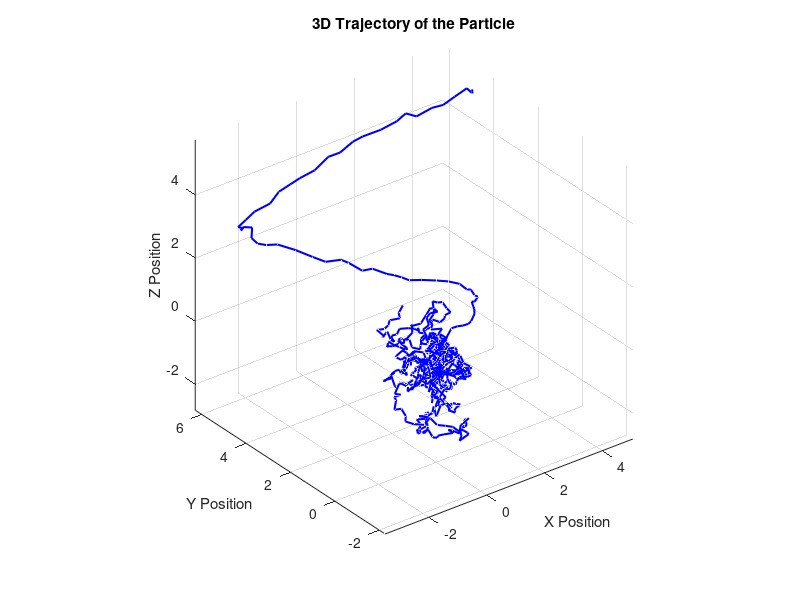
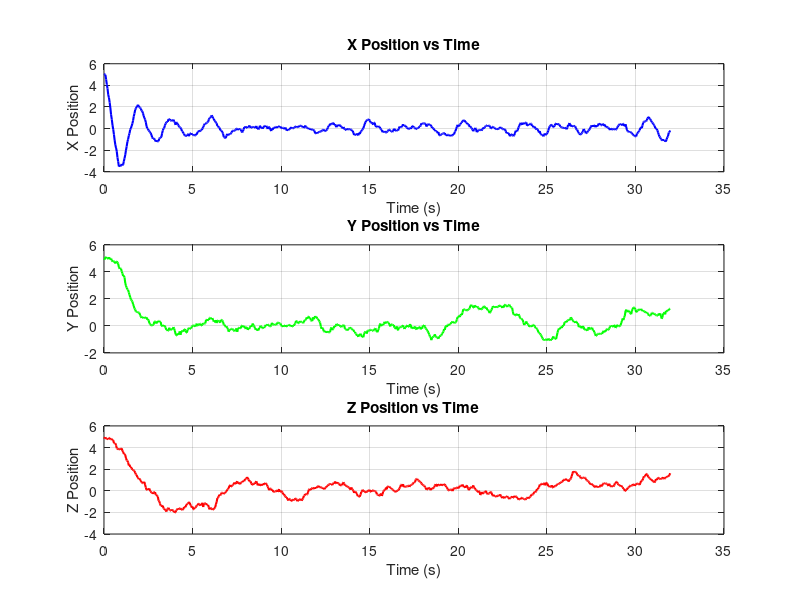

Here is the MATLAB script that generated these plots, in order: (Note: this script raises an error after producing the figures.)
% Initial conditions
positionx = 5; 
positiony = 5; 
positionz = 5; 
velocityx = -0; 
velocityy = -0;
velocityz = -0;                                                        

t = 0; 
dt = 0.04; % time-step 
num_steps = 800; % Define the number of simulation steps

% Storage for plotting & data
positionxs = zeros(num_steps, 1);  
positionys = zeros(num_steps, 1);  
positionzs = zeros(num_steps, 1);  
velocitiesx = zeros(num_steps, 1); 
velocitiesy = zeros(num_steps, 1); 
velocitiesz = zeros(num_steps, 1); 
outputs = zeros(num_steps, 1);

% Create single particle
p = [positionx, velocityx, positiony, velocityy, positionz, velocityz]; 

for j = 1:num_steps
    k_posx = -10;
    k_velx = -1;
    k_posy = -1;
    k_vely = -1;
    k_posz = -1;
    k_velz = -1;

    ax = k_posx * p(1) + k_velx * p(2); 
    ay = k_posy * p(3) + k_vely * p(4);
    az = k_posz * p(5) + k_velz * p(6); 

    p = p(:);  % enforce column
    a = [ax; ay; az];  % enforce column

    A = [1, dt, 0, 0, 0, 0; 
         0, 1, 0, 0, 0, 0; 
         0, 0, 1, dt, 0, 0; 
         0, 0, 0, 1, 0, 0; 
         0, 0, 0, 0, 1, dt; 
         0, 0, 0, 0, 0, 1]; 

    B = [dt^2/2, 0, 0; 
         dt, 0, 0; 
         0, dt^2/2, 0; 
         0, dt, 0; 
         0, 0, dt^2/2; 
         0, 0, dt]; 

    process_noise = 0.1 * [1;1;1;1;1;1] .* randn(size(p)); 
    p = A * p + B * a + process_noise;  % clean matrix math

    % Store values for plotting
    positionxs(j) = p(1); % x
    positionys(j) = p(3); % y
    positionzs(j) = p(5); % z
    t = t + dt; 
    velocitiesx(j) = p(2); % vx
    velocitiesy(j) = p(4); % vy
    velocitiesz(j) = p(6); % vz

    % Output generation 
    observation_noise = 0.2; 
    ax = 1; bx = 0; 
    ay = 1.1; by = 0; 
    az = 2.1; bz = 0; 
    outputs(j) = p(1) * ax + p(2) * bx + p(3) * ay + p(4) * by + p(5) * az + p(6) * bz + observation_noise * randn; 

end

% Save for output 
save('positions.mat', 'positionxs', 'positionys', 'positionzs'); 
save('velocities.mat', 'velocitiesx', 'velocitiesy', 'velocitiesz'); 
save('outputs.mat', 'outputs'); 

% Plot results as a 3D line
figure;

% 3D line plot of the particle trajectory
plot3(positionxs, positionys, positionzs, 'b-', 'LineWidth', 1.5);

xlabel('X Position');
ylabel('Y Position');
zlabel('Z Position');
title('3D Trajectory of the Particle');
grid on;
axis equal;
view(3); % Set default 3D view


% Create time vector for plotting
time = (0:dt:(num_steps-1)*dt)';

% Create figure for position vs time plots
figure('Position', [100, 100, 900, 700]);

% Plot X position vs time
subplot(3,1,1);
plot(time, positionxs, 'b-', 'LineWidth', 1.5);
grid on;
xlabel('Time (s)');
ylabel('X Position');
title('X Position vs Time');

% Plot Y position vs time
subplot(3,1,2);
plot(time, positionys, 'g-', 'LineWidth', 1.5);
grid on;
xlabel('Time (s)');
ylabel('Y Position');
title('Y Position vs Time');

% Plot Z position vs time
subplot(3,1,3);
plot(time, positionzs, 'r-', 'LineWidth', 1.5);
grid on;
xlabel('Time (s)');
ylabel('Z Position');
title('Z Position vs Time');

% Adjust spacing between subplots
tight = get(gcf, 'Position');
set(gcf, 'Position', tight);
sgtitle('Position vs Time for Each Coordinate');